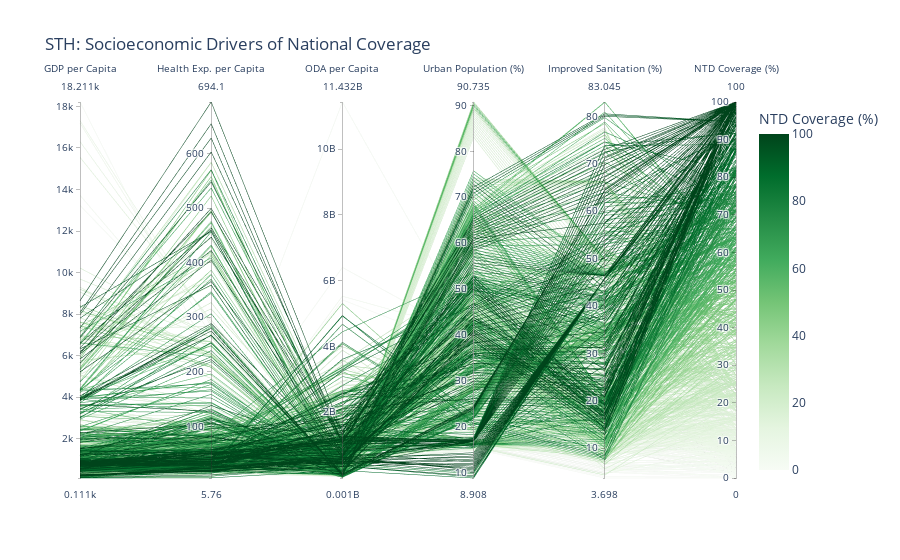

The cell this chart's notebook holds for it:
### Code cell
# STH plot
fig_sth = px.parallel_coordinates(
    sth_df,
    dimensions=["GDP_per_capita", "HealthExp_per_capita", "ODA_per_capita", "Urban_Pop_Pct", "Pct_with_improved_sanitation", "National coverage, SAC (%)"],
    color="National coverage, SAC (%)",
    color_continuous_scale="Greens",
    labels={
        "GDP_per_capita": "GDP per Capita",
        "HealthExp_per_capita": "Health Exp. per Capita",
        "ODA_per_capita": "ODA per Capita",
        "Urban_Pop_Pct": "Urban Population (%)",
        "Pct_with_improved_sanitation": "Improved Sanitation (%)",
        "National coverage, SAC (%)": "NTD Coverage (%)"
    },
    title="STH: Socioeconomic Drivers of National Coverage"
)
fig_sth.show()

### Figure 1 — Plotly figure (JSON) as saved in the notebook; plotly's stock layout.template omitted (floating-point values rounded to 4 significant figures; data arrays with more than 128 entries replaced by an {"elided": "..."} marker saying what was removed)
{"data": [{"dimensions": [{"label": "GDP per Capita", "values": {"elided": "1252 float values"}}, {"label": "Health Exp. per Capita", "values": {"elided": "1252 float values"}}, {"label": "ODA per Capita", "values": {"elided": "1252 float values"}}, {"label": "Urban Population (%)", "values": {"elided": "1252 float values"}}, {"label": "Improved Sanitation (%)", "values": {"elided": "1252 float values"}}, {"label": "NTD Coverage (%)", "values": {"elided": "1252 float values"}}], "domain": {"x": [0, 1], "y": [0, 1]}, "line": {"color": {"elided": "1252 float values"}, "coloraxis": "coloraxis"}, "name": "", "type": "parcoords"}], "layout": {"coloraxis": {"colorbar": {"title": {"text": "NTD Coverage (%)"}}, "colorscale": [[0, "rgb(247,252,245)"], [0.125, "rgb(229,245,224)"], [0.25, "rgb(199,233,192)"], [0.375, "rgb(161,217,155)"], [0.5, "rgb(116,196,118)"], [0.625, "rgb(65,171,93)"], [0.75, "rgb(35,139,69)"], [0.875, "rgb(0,109,44)"], [1, "rgb(0,68,27)"]]}, "legend": {"tracegroupgap": 0}, "title": {"text": "STH: Socioeconomic Drivers of National Coverage"}}}
